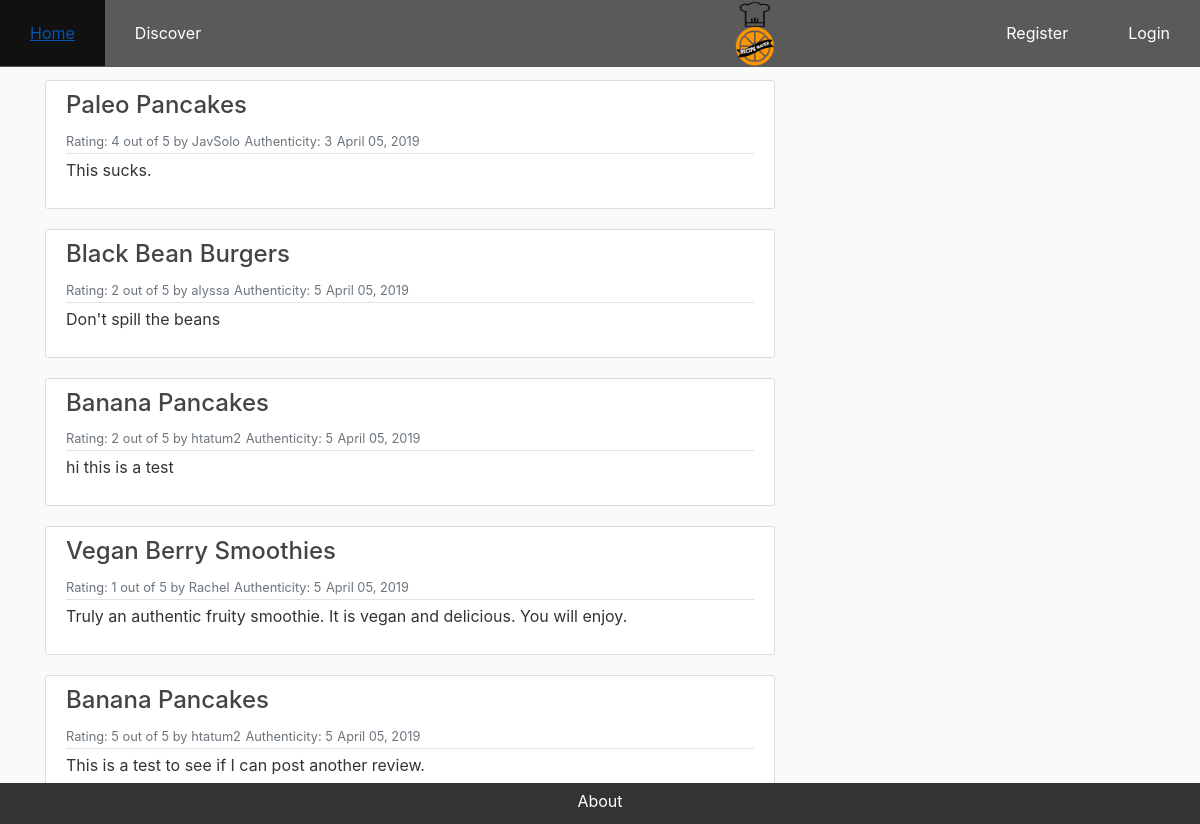
The page /reviews/ on the database as committed earlier.
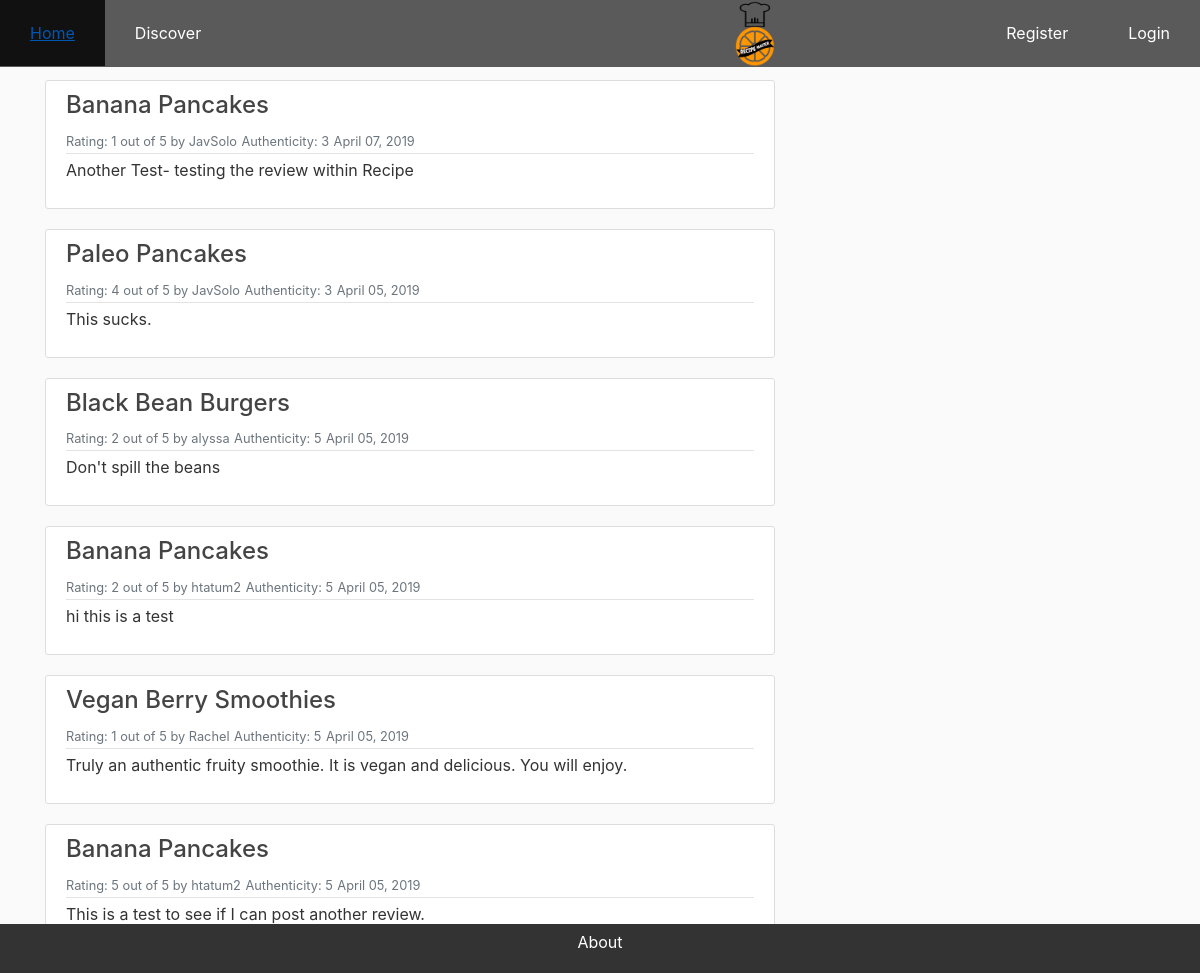
The same page on the database as committed later.
### master_app/models.py (models this page shows, shortened)
class Review(models.Model):
    review_name = models.CharField(max_length=100, default='')
    RATING_CHOICES = ((1, 1), (2, 2), (3, 3), (4, 4), (5, 5))
    rating = models.PositiveSmallIntegerField('Overall Rating (stars) ', blank=False, default = 3, choices = RATING_CHOICES)
    authenticityRating = models.PositiveSmallIntegerField('Authenticity Rating (stars) ', blank=False, default = 3, choices = RATING_CHOICES)
    comment = models.TextField(blank=True, null=True)
    user = models.ForeignKey(User, default=1, on_delete=models.CASCADE)
    date = models.DateField(default=date.today)
    recipe = models.ForeignKey(Recipe, on_delete=models.CASCADE)

class Recipe(models.Model):
    recipe_name = models.CharField(max_length=100)
    country = models.CharField(max_length=100, default='')
    category_choices = ((1, 'Vegan'), (2, 'Keto'), (3, 'Paleo'), (4, 'Vegetarian'), (5, 'General'))
    category = models.PositiveSmallIntegerField('Category', blank=False, default = 5, choices = category_choices)
    description = models.CharField(max_length=400, default='')
    calories = MinMaxFloat(min_value=0.0, max_value=10000.0, default=0.0)
    meal_PrepTime_Minutes= MinMaxFloat(min_value=5.0, max_value=10000.0)
    image = models.ImageField(default='food_default.jpg', upload_to='recipe_pics')
    ingredients_list = models.TextField(max_length=1000, default='')
    instructions = models.TextField(max_length=2000, default='')
    date_posted = models.DateTimeField(default=timezone.now)
    recipe_creator = models.ForeignKey(User, on_delete=models.CASCADE)

### master_app/views.py (the view)
# urls.py: path('reviews/', views.review_list, name='review_list'),
def review_list(request):
    latest_review_list = Review.objects.order_by('-date')[:9]
    context = {'latest_review_list': latest_review_list}
    return render(request, 'master_app/review_list.html', context)

### master_app/templates/master_app/review_list.html (shortened to what this page needs)
{% extends "master_app/base.html" %}
{% load crispy_forms_tags %}
{% block content %}
{% if latest_review_list %}
    {% for review in latest_review_list %}
        <article class="media content-section">
          <div class="media-body">
            <div class="article-metadata">
                <h4>{{review.recipe.recipe_name}}</h4>
                <small class="text-muted">Rating: {{ review.rating}} out of 5 by {{review.user}}</small>
                <small class="text-muted"> Authenticity: {{ review.authenticityRating}}</small>
                <small class="text-muted">{{ review.date|date:"F d, Y" }}</small>
            </div>
            <p class="article-content">{{ review.comment }}</p>
          </div>
        </article>
    {% endfor %}
</div>
    {% else %}
<p>No reviews are available.</p>
{% endif %}
{% endblock content %}

Rows that differ between the two databases and show on the page:
added Review: recipe.recipe_name "Banana Pancakes", rating "1", user "JavSolo", authenticityRating "3", date "April 07, 2019", comment "Another Test- testing the review within Recipe"
